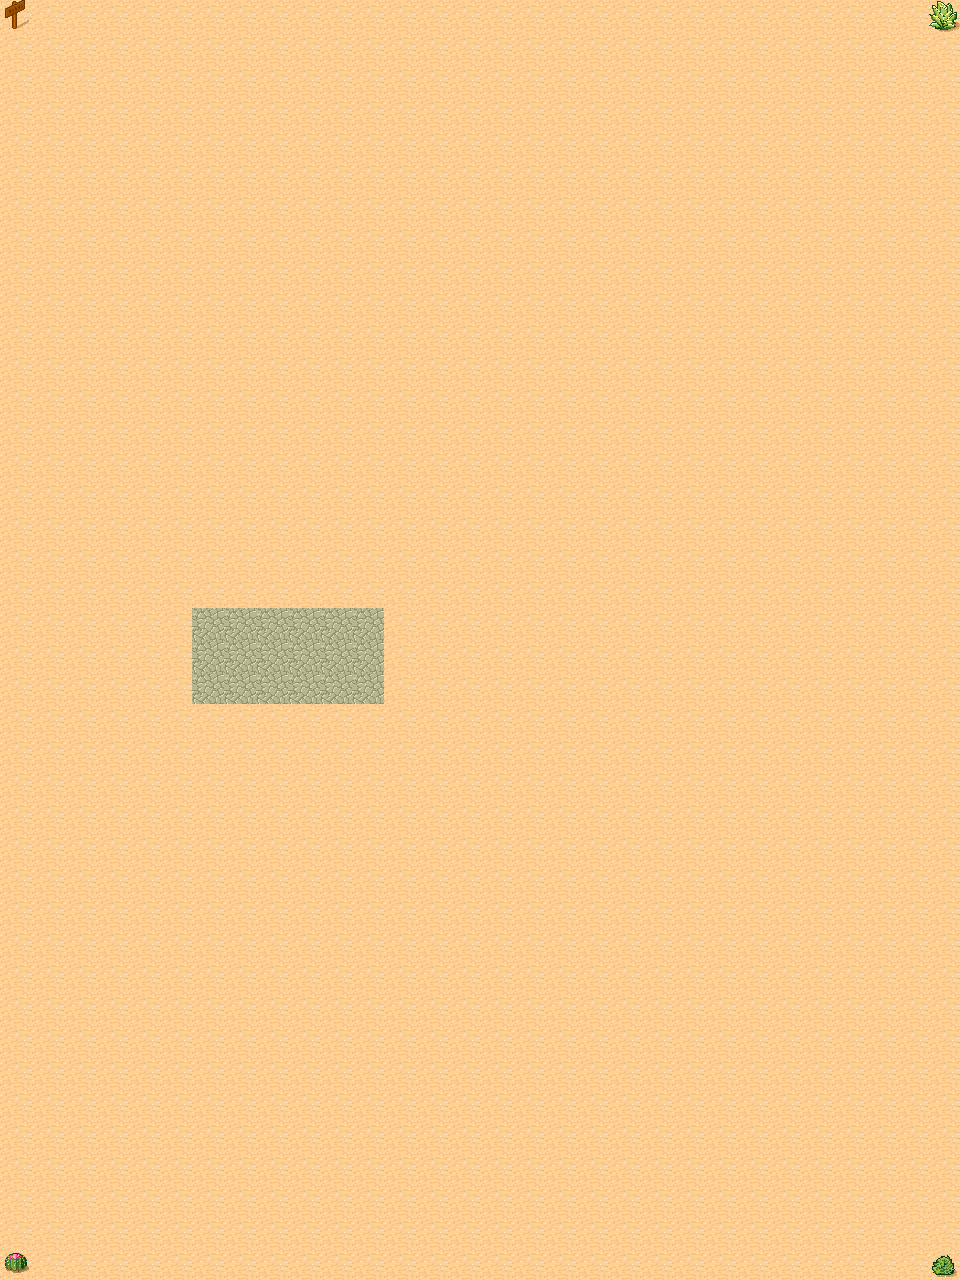

This is a level from a 2D game, rendered from its Tiled map with the project's own tilesets. A one-line summary and the complete map file follow:
An orthogonal 30x40 tile map with 32x32 px tiles, 1 tile layer (layer_0) and 1 object.

<map version="1.0" orientation="orthogonal" renderorder="right-down" width="30" height="40" tilewidth="32" tileheight="32" nextobjectid="4">
 <tileset firstgid="1" name="tmw_desert_spacing" tilewidth="32" tileheight="32" spacing="1" margin="1" tilecount="48" columns="8">
  <image source="tmw_desert_spacing.png" width="265" height="199" />
  <tile id="9">
   <properties>
    <property name="type1" value="111" />
   </properties>
  </tile>
  <tile id="29">
   <properties>
    <property name="type2" value="222" />
   </properties>
  </tile>
 </tileset>
 <layer name="layer_0" width="30" height="40">
  <data encoding="csv">
46,30,30,30,30,30,30,30,30,30,30,30,30,30,30,30,30,30,30,30,30,30,30,30,30,30,30,30,30,40,
30,30,30,30,30,30,30,30,30,30,30,30,30,30,30,30,30,30,30,30,30,30,30,30,30,30,30,30,30,30,
30,30,30,30,30,30,30,30,30,30,30,30,30,30,30,30,30,30,30,30,30,30,30,30,30,30,30,30,30,30,
30,30,30,30,30,30,30,30,30,30,30,30,30,30,30,30,30,30,30,30,30,30,30,30,30,30,30,30,30,30,
30,30,30,30,30,30,30,30,30,30,30,30,30,30,30,30,30,30,30,30,30,30,30,30,30,30,30,30,30,30,
30,30,30,30,30,30,30,30,30,30,30,30,30,30,30,30,30,30,30,30,30,30,30,30,30,30,30,30,30,30,
30,30,30,30,30,30,30,30,30,30,30,30,30,30,30,30,30,30,30,30,30,30,30,30,30,30,30,30,30,30,
30,30,30,30,30,30,30,30,30,30,30,30,30,30,30,30,30,30,30,30,30,30,30,30,30,30,30,30,30,30,
30,30,30,30,30,30,30,30,30,30,30,30,30,30,30,30,30,30,30,30,30,30,30,30,30,30,30,30,30,30,
30,30,30,30,30,30,30,30,30,30,30,30,30,30,30,30,30,30,30,30,30,30,30,30,30,30,30,30,30,30,
30,30,30,30,30,30,30,30,30,30,30,30,30,30,30,30,30,30,30,30,30,30,30,30,30,30,30,30,30,30,
30,30,30,30,30,30,30,30,30,30,30,30,30,30,30,30,30,30,30,30,30,30,30,30,30,30,30,30,30,30,
30,30,30,30,30,30,30,30,30,30,30,30,30,30,30,30,30,30,30,30,30,30,30,30,30,30,30,30,30,30,
30,30,30,30,30,30,30,30,30,30,30,30,30,30,30,30,30,30,30,30,30,30,30,30,30,30,30,30,30,30,
30,30,30,30,30,30,30,30,30,30,30,30,30,30,30,30,30,30,30,30,30,30,30,30,30,30,30,30,30,30,
30,30,30,30,30,30,30,30,30,30,30,30,30,30,30,30,30,30,30,30,30,30,30,30,30,30,30,30,30,30,
30,30,30,30,30,30,30,30,30,30,30,30,30,30,30,30,30,30,30,30,30,30,30,30,30,30,30,30,30,30,
30,30,30,30,30,30,30,30,30,30,30,30,30,30,30,30,30,30,30,30,30,30,30,30,30,30,30,30,30,30,
30,30,30,30,30,30,30,30,30,30,30,30,30,30,30,30,30,30,30,30,30,30,30,30,30,30,30,30,30,30,
30,30,30,30,30,30,34,34,34,34,34,34,30,30,30,30,30,30,30,30,30,30,30,30,30,30,30,30,30,30,
30,30,30,30,30,30,34,34,34,34,34,34,30,30,30,30,30,30,30,30,30,30,30,30,30,30,30,30,30,30,
30,30,30,30,30,30,34,34,34,34,34,34,30,30,30,30,30,30,30,30,30,30,30,30,30,30,30,30,30,30,
30,30,30,30,30,30,30,30,30,30,30,30,30,30,30,30,30,30,30,30,30,30,30,30,30,30,30,30,30,30,
30,30,30,30,30,30,30,30,30,30,30,30,30,30,30,30,30,30,30,30,30,30,30,30,30,30,30,30,30,30,
30,30,30,30,30,30,30,30,30,30,30,30,30,30,30,30,30,30,30,30,30,30,30,30,30,30,30,30,30,30,
30,30,30,30,30,30,30,30,30,30,30,30,30,30,30,30,30,30,30,30,30,30,30,30,30,30,30,30,30,30,
30,30,30,30,30,30,30,30,30,30,30,30,30,30,30,30,30,30,30,30,30,30,30,30,30,30,30,30,30,30,
30,30,30,30,30,30,30,30,30,30,30,30,30,30,30,30,30,30,30,30,30,30,30,30,30,30,30,30,30,30,
30,30,30,30,30,30,30,30,30,30,30,30,30,30,30,30,30,30,30,30,30,30,30,30,30,30,30,30,30,30,
30,30,30,30,30,30,30,30,30,30,30,30,30,30,30,30,30,30,30,30,30,30,30,30,30,30,30,30,30,30,
30,30,30,30,30,30,30,30,30,30,30,30,30,30,30,30,30,30,30,30,30,30,30,30,30,30,30,30,30,30,
30,30,30,30,30,30,30,30,30,30,30,30,30,30,30,30,30,30,30,30,30,30,30,30,30,30,30,30,30,30,
30,30,30,30,30,30,30,30,30,30,30,30,30,30,30,30,30,30,30,30,30,30,30,30,30,30,30,30,30,30,
30,30,30,30,30,30,30,30,30,30,30,30,30,30,30,30,30,30,30,30,30,30,30,30,30,30,30,30,30,30,
30,30,30,30,30,30,30,30,30,30,30,30,30,30,30,30,30,30,30,30,30,30,30,30,30,30,30,30,30,30,
30,30,30,30,30,30,30,30,30,30,30,30,30,30,30,30,30,30,30,30,30,30,30,30,30,30,30,30,30,30,
30,30,30,30,30,30,30,30,30,30,30,30,30,30,30,30,30,30,30,30,30,30,30,30,30,30,30,30,30,30,
30,30,30,30,30,30,30,30,30,30,30,30,30,30,30,30,30,30,30,30,30,30,30,30,30,30,30,30,30,30,
30,30,30,30,30,30,30,30,30,30,30,30,30,30,30,30,30,30,30,30,30,30,30,30,30,30,30,30,30,30,
31,30,30,30,30,30,30,30,30,30,30,30,30,30,30,30,30,30,30,30,30,30,30,30,30,30,30,30,30,48
</data>
 </layer>
 <objectgroup name="objLayer">
  <object id="1" x="192" y="608" width="191" height="94" />
 </objectgroup>
</map>
